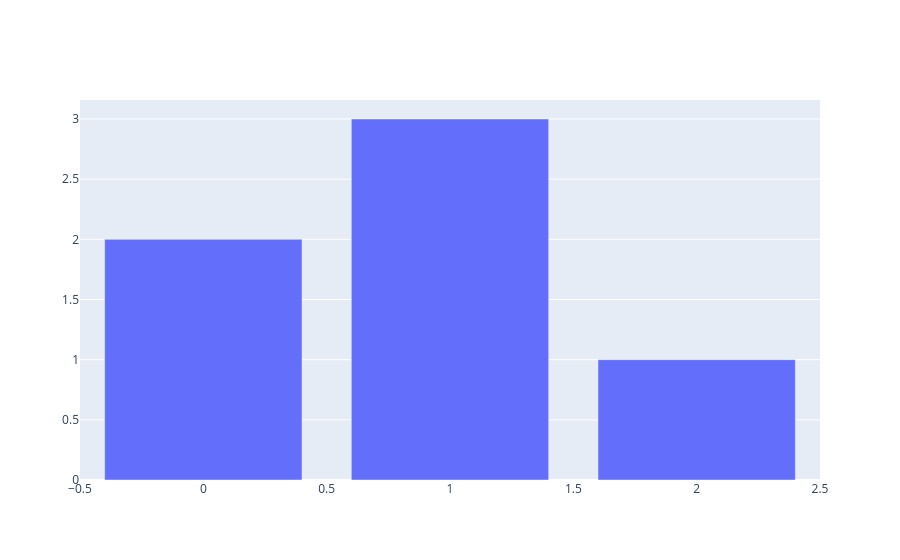

Here is the notebook cell this chart was saved with:
### Markdown cell above
### 18.3.2 Jupyter Notebook Installation (Additional)
**Note:** If you already have anaconda installed or juputer notebook installed no need to install it again, but check with the specified version also.

For use in the classic Jupyter Notebook, install the notebook and ipywidgets packages using `pip`.

```cmd
pip install "notebook>=5.3" "ipywidgets>=7.2"
```

or conda.
```cmd
conda install "notebook>=5.3" "ipywidgets>=7.2"
```

These packages contain everything you need to run a Jupyter notebook.

```jupyter notebook```

and display plotly figures inline using the notebook renderer.

### Code cell
import plotly.graph_objects as go
fig = go.Figure(data=go.Bar(y=[2, 3, 1]))
fig.show()

### Figure 1 — Plotly figure (JSON) as saved in the notebook; plotly's stock layout.template omitted (floating-point values rounded to 4 significant figures)
{"data": [{"type": "bar", "y": [2, 3, 1]}], "layout": {}}
